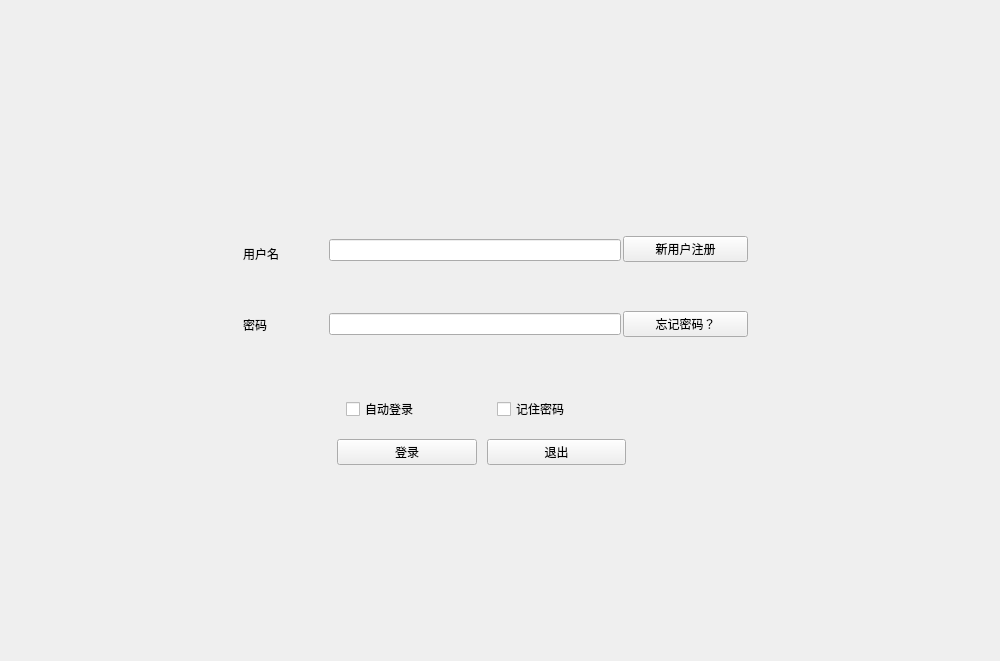
<?xml version="1.0" encoding="UTF-8"?>
<ui version="4.0">
 <class>LogInWindow</class>
 <widget class="QWidget" name="LogInWindow">
  <property name="geometry">
   <rect>
    <x>0</x>
    <y>0</y>
    <width>1000</width>
    <height>661</height>
   </rect>
  </property>
  <property name="sizePolicy">
   <sizepolicy hsizetype="Expanding" vsizetype="Expanding">
    <horstretch>0</horstretch>
    <verstretch>0</verstretch>
   </sizepolicy>
  </property>
  <property name="windowTitle">
   <string>MainWindow</string>
  </property>
  <widget class="QWidget" name="centralwidget">
   <property name="geometry">
    <rect>
     <x>-10</x>
     <y>0</y>
     <width>1011</width>
     <height>661</height>
    </rect>
   </property>
   <property name="sizePolicy">
    <sizepolicy hsizetype="Expanding" vsizetype="Expanding">
     <horstretch>0</horstretch>
     <verstretch>0</verstretch>
    </sizepolicy>
   </property>
   <layout class="QGridLayout" name="gridLayout" rowstretch="2,3,2" columnstretch="2,4,2">
    <property name="sizeConstraint">
     <enum>QLayout::SetDefaultConstraint</enum>
    </property>
    <item row="1" column="1">
     <layout class="QVBoxLayout" name="total_layout" stretch="5,1,1">
      <property name="spacing">
       <number>4</number>
      </property>
      <item>
       <layout class="QHBoxLayout" name="user" stretch="2,7,3">
        <property name="spacing">
         <number>2</number>
        </property>
        <item>
         <layout class="QVBoxLayout" name="verticalLayout_2" stretch="3,4,7,1">
          <item>
           <widget class="QLabel" name="label">
            <property name="text">
             <string/>
            </property>
           </widget>
          </item>
          <item>
           <widget class="QLabel" name="name_lb">
            <property name="sizePolicy">
             <sizepolicy hsizetype="Preferred" vsizetype="Preferred">
              <horstretch>0</horstretch>
              <verstretch>0</verstretch>
             </sizepolicy>
            </property>
            <property name="text">
             <string>用户名</string>
            </property>
           </widget>
          </item>
          <item>
           <widget class="QLabel" name="password_lb">
            <property name="enabled">
             <bool>true</bool>
            </property>
            <property name="sizePolicy">
             <sizepolicy hsizetype="Preferred" vsizetype="Preferred">
              <horstretch>0</horstretch>
              <verstretch>0</verstretch>
             </sizepolicy>
            </property>
            <property name="text">
             <string>密码</string>
            </property>
           </widget>
          </item>
          <item>
           <widget class="QLabel" name="label_2">
            <property name="text">
             <string/>
            </property>
           </widget>
          </item>
         </layout>
        </item>
        <item>
         <layout class="QVBoxLayout" name="verticalLayout">
          <item>
           <widget class="QLineEdit" name="name_le"/>
          </item>
          <item>
           <widget class="QLineEdit" name="pwd_le">
            <property name="echoMode">
             <enum>QLineEdit::Password</enum>
            </property>
           </widget>
          </item>
         </layout>
        </item>
        <item>
         <layout class="QVBoxLayout" name="verticalLayout_3">
          <item>
           <widget class="QPushButton" name="register_btn">
            <property name="text">
             <string>新用户注册</string>
            </property>
           </widget>
          </item>
          <item>
           <widget class="QPushButton" name="forgetpwd_btn">
            <property name="text">
             <string>忘记密码？</string>
            </property>
           </widget>
          </item>
         </layout>
        </item>
       </layout>
      </item>
      <item>
       <layout class="QHBoxLayout" name="settings" stretch="2,3,3,2">
        <item>
         <widget class="QLabel" name="empty_left_lb">
          <property name="text">
           <string/>
          </property>
         </widget>
        </item>
        <item>
         <widget class="QCheckBox" name="autologin_cb">
          <property name="text">
           <string>自动登录</string>
          </property>
         </widget>
        </item>
        <item>
         <widget class="QCheckBox" name="remempwd_btn">
          <property name="text">
           <string>记住密码</string>
          </property>
         </widget>
        </item>
        <item>
         <widget class="QLabel" name="empty_right">
          <property name="text">
           <string/>
          </property>
         </widget>
        </item>
       </layout>
      </item>
      <item>
       <layout class="QHBoxLayout" name="buttons" stretch="3,5,5,4">
        <property name="spacing">
         <number>10</number>
        </property>
        <property name="sizeConstraint">
         <enum>QLayout::SetDefaultConstraint</enum>
        </property>
        <item>
         <widget class="QLabel" name="empty_left_lb_2">
          <property name="text">
           <string/>
          </property>
         </widget>
        </item>
        <item>
         <widget class="QPushButton" name="login_btn">
          <property name="text">
           <string>登录</string>
          </property>
         </widget>
        </item>
        <item>
         <widget class="QPushButton" name="cancel_btn">
          <property name="text">
           <string>退出</string>
          </property>
         </widget>
        </item>
        <item>
         <widget class="QLabel" name="empty_right_lb">
          <property name="text">
           <string/>
          </property>
         </widget>
        </item>
       </layout>
      </item>
     </layout>
    </item>
    <item row="1" column="0">
     <spacer name="horizontalSpacer">
      <property name="orientation">
       <enum>Qt::Horizontal</enum>
      </property>
      <property name="sizeHint" stdset="0">
       <size>
        <width>40</width>
        <height>20</height>
       </size>
      </property>
     </spacer>
    </item>
    <item row="2" column="1">
     <spacer name="verticalSpacer_2">
      <property name="orientation">
       <enum>Qt::Vertical</enum>
      </property>
      <property name="sizeHint" stdset="0">
       <size>
        <width>20</width>
        <height>40</height>
       </size>
      </property>
     </spacer>
    </item>
    <item row="0" column="1">
     <spacer name="verticalSpacer">
      <property name="orientation">
       <enum>Qt::Vertical</enum>
      </property>
      <property name="sizeHint" stdset="0">
       <size>
        <width>20</width>
        <height>40</height>
       </size>
      </property>
     </spacer>
    </item>
    <item row="1" column="2">
     <spacer name="horizontalSpacer_2">
      <property name="orientation">
       <enum>Qt::Horizontal</enum>
      </property>
      <property name="sizeHint" stdset="0">
       <size>
        <width>40</width>
        <height>20</height>
       </size>
      </property>
     </spacer>
    </item>
   </layout>
  </widget>
 </widget>
 <resources/>
 <connections>
  <connection>
   <sender>cancel_btn</sender>
   <signal>clicked()</signal>
   <receiver>LogInWindow</receiver>
   <slot>close()</slot>
   <hints>
    <hint type="sourcelabel">
     <x>615</x>
     <y>406</y>
    </hint>
    <hint type="destinationlabel">
     <x>574</x>
     <y>299</y>
    </hint>
   </hints>
  </connection>
 </connections>
</ui>
